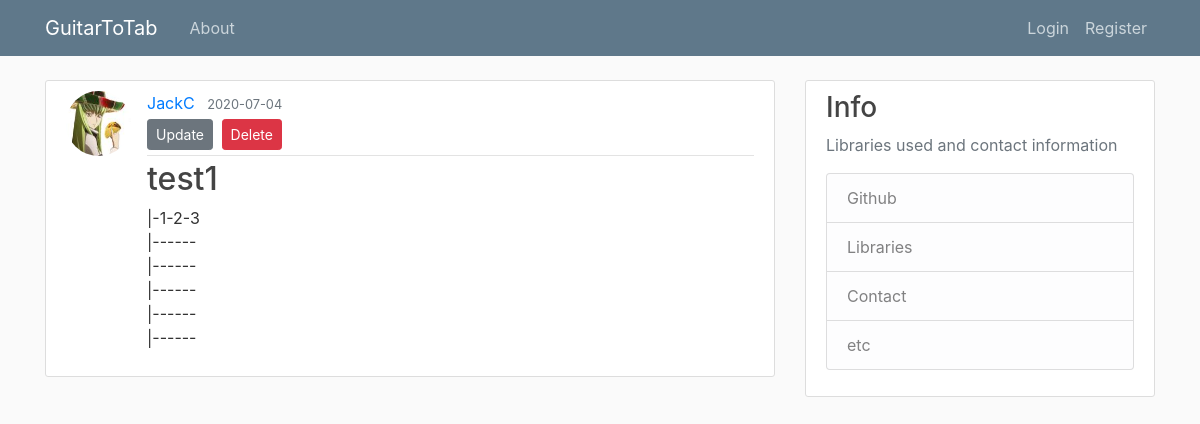
The app's page /tab/1, older data.
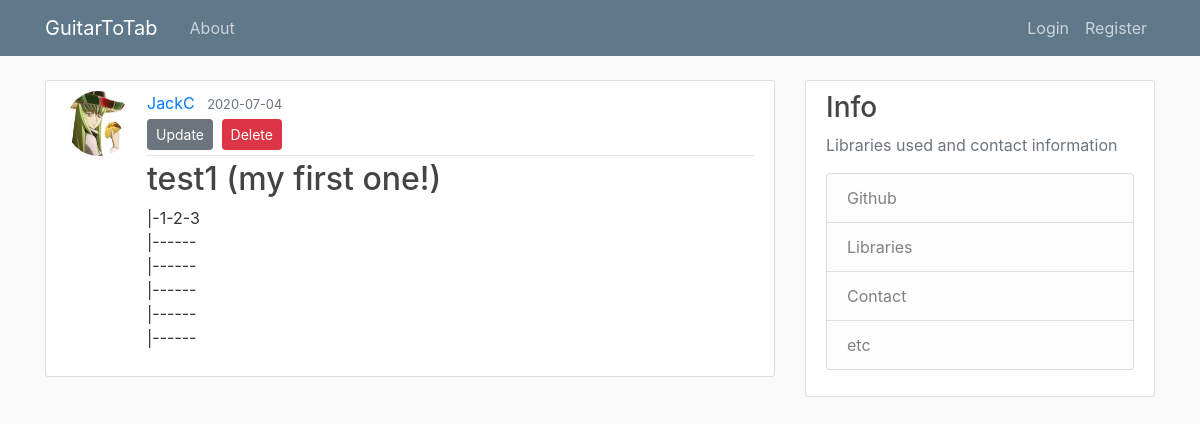
The same page, newer data.
### guitartotab/models.py (models this page shows, shortened)
class Tab(db.Model):
    id = db.Column(db.Integer, primary_key=True)
    title = db.Column(db.String(100), nullable=False)
    date_posted = db.Column(db.DateTime, nullable=False, default=datetime.utcnow)
    content = db.Column(db.Text, nullable=False)
    user_id = db.Column(db.Integer, db.ForeignKey('user.id'), nullable=False)

### guitartotab/routes.py (the view)
@app.route('/tab/<int:tab_id>')
def tab(tab_id):
    tab = Tab.query.get_or_404(tab_id)
    return render_template('tab.html', title=tab.title, tab=tab)

### guitartotab/templates/tab.html (shortened to what this page needs)
{% extends "base.html" %}
{% block content %}
    <article class="media content-section">
      <img class="rounded-circle article-img" src="{{ url_for('static', filename='profile_pics/' + tab.author.image_file) }}">          <div class="media-body">
        <div class="article-metadata">
          <a class="mr-2" href="#">{{ tab.author.username }}</a>
          <small class="text-muted">{{ tab.date_posted.strftime('%Y-%m-%d') }}</small>
          <div>
            <a class="btn btn-secondary btn-sm mt-1 mb-1" href="{{ url_for('update_tab', tab_id=tab.id) }}">Update</a>
            <button type="button" class="btn btn-danger btn-sm m-1" data-toggle="modal" data-target="#deleteModal">Delete</button>
          </div>
        </div>
        <h2 class="article.title">{{ tab.title }}</h2>
        <p class="article-content">{{ tab.content }}</p>
      </div>
    </article>
{% endblock content %}

Row changes from the older to the newer data that the page shows:
changed Tab: title "test1" → "test1 (my first one!)"
